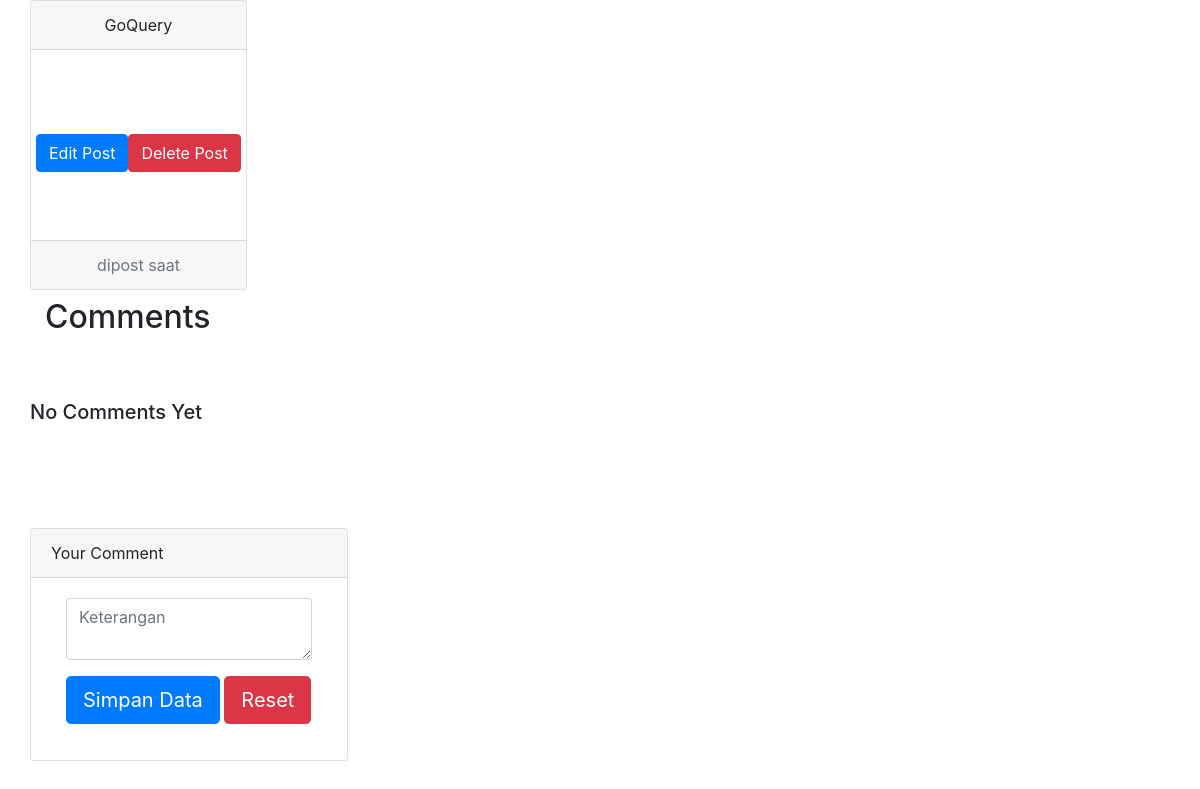
/forum/bang-cara-join-table-secara-gaib-7, run on an earlier commit of the app's database.
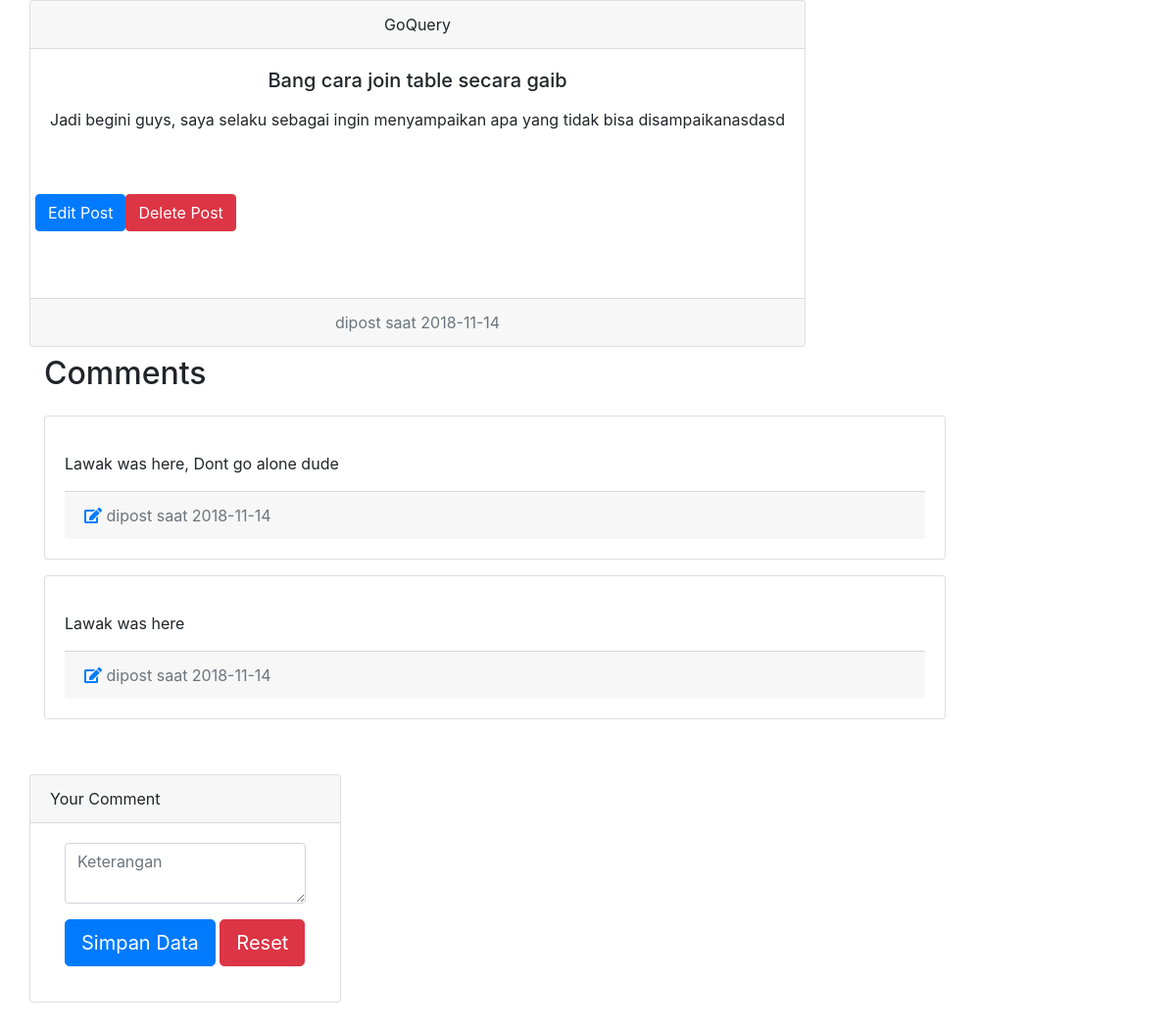
And on a later commit of the database.
### tables this page shows
CREATE TABLE `post` (
  `id_post` int(11) NOT NULL,
  `judul` varchar(100) NOT NULL,
  `slug` text NOT NULL,
  `tanggal` date NOT NULL,
  `created_by` varchar(30) DEFAULT NULL,
  `isi` text NOT NULL
);

CREATE TABLE `comment` (
  `id_comment` int(10) NOT NULL,
  `id_post` int(10) NOT NULL,
  `created_by` varchar(30) DEFAULT NULL,
  `isi` text NOT NULL,
  `tanggal` date NOT NULL
);

### application/controllers/Forum.php (called while the page is built, shortened)
<?php
class Forum extends CI_Controller {
  function __construct()
  {
      $this->load->model('M_forum');
      $this->load->model('M_comment');
  }
  public function detail_post(){
    if($this->uri->segment(2)){
      $slug = $this->uri->segment(2);
      $css = array();
      $id_post = $this->M_forum->get_id_post($slug);
      $data = array('title' => '',
                    'post' => $this->M_forum->get_post($slug),
                    'all_comment' => $this->M_comment->get_all_comment_by_id_post($id_post),
                    'css' => $css);
      $this->load->view('template/v_header', $data);
      $this->load->view('forum/v_forum_detail');
      $this->load->view('template/v_footer');
    }
  }
}

### index.php (called while the page is built, shortened)
<?php
require_once BASEPATH.'core/CodeIgniter.php';

### application/models/M_forum.php (called while the page is built, shortened)
<?php
class M_forum extends CI_Model {
  public function get_id_post($slug){
    $data = $this->db->select('id_post')
                    ->where('slug', $slug)
                    ->get('post');
    if($data->num_rows() > 0){
      return $data->row()->id_post;
    }else{
      return false;
    }
  }
  public function get_post($slug){
    $data = $this->db->where('slug', $slug)
                      ->limit(1)
                      ->get('post');
    if($data->num_rows() > 0){
      return $data->row();
    }else{
      return false;
    }
  }
}

### application/models/M_comment.php (called while the page is built, shortened)
<?php
class M_comment extends CI_Model {
	public function get_all_comment_by_id_post($id_post){
    $data = $this->db->where('id_post', $id_post)
                      ->get('comment');
    if($data->num_rows() > 0){
      return $data->result();
    }else{
      return false;
    }
  }
}

### application/views/forum/v_forum_detail.php (the view, shortened to what this page needs)
<div class="container">
  <div class="row">
    <div class="card text-center">
      <div class="card-header">
        GoQuery
      </div>
      <div class="card-body">
        <h5 class="card-title"><?=$post->judul?></h5>
        <p class="card-text"><?=$post->isi?></p>
        <div class="row py-5">
          <a href="<?=base_url('forum/'.$post->slug.'/edit')?>" class="btn btn-primary">Edit Post</a>
          <div class="">
            <form class="" action="delete" method="post">
              <input type="submit" class="btn btn-danger" value="Delete Post">
          </form>
          </div>
        </div>
      </div>
      <div class="card-footer text-muted">
        <?= 'dipost saat '.$post->tanggal?>
      </div>
    </div>
  </div>
  <h2 class="py-2">Comments</h2>
  <div class="row">
    <?php
    if(!empty($all_comment)){
     foreach ($all_comment as $comment){ ?>
        <div class="col-sm-10 py-2">
            <div class="card">
              <div class="card-body">
                <p class="card-text"><?=$comment->isi?></p>
                <div class="card-footer text-muted">
                  <a href="<?=base_url('comment/'.$comment->id_comment.'/edit')?>"><i class="fas fa-edit"></i></a>
                  <?= 'dipost saat '.$post->tanggal?>
                </div>
              </div>
            </div>
        </div>
    <?php }
        }else{
      echo "<h5 class='py-5'>No Comments Yet</h5>";
    } ?>
  </div>
  <div class="row py-5">
      <div class="card">
        <div class="card-header">
          Your Comment
        </div>
        <div class="card-body">
          <?php
          echo form_open_multipart('comment/insert');
          ?>
          <div class="col-md-12">
            <div class="form-group">
              <textarea name="isi_comment" class="form-control" placeholder="Keterangan" id="keterangan"></textarea>
            </div>
            <div class="form-group">
              <input type="submit" name="submit" value="Simpan Data" class="btn btn-primary btn-lg">
              <input type="reset" name="reset" value="Reset" class="btn btn-danger btn-lg">
            </div>
          </div>
          <?php echo form_close() ?>
        </div>
        </div>
  </div>
</div>

### application/views/template/v_header.php (shortened to what this page needs)
<!DOCTYPE html>
<html lang="en" dir="ltr">
  <head>
    <link rel="stylesheet" href="https://maxcdn.bootstrapcdn.com/bootstrap/4.0.0/css/bootstrap.min.css">
    <link rel="stylesheet" href="https://use.fontawesome.com/releases/v5.5.0/css/all.css">
  </head>
  <body>

### application/views/template/v_footer.php (shortened to what this page needs)
  </body>
</html>

What changed in the data, as far as the page shows it:
added post: judul "Bang cara join table secara gaib", isi "Jadi begini guys, saya selaku sebagai ingin menyampaikan apa yang tidak bisa disampaikanasdasd", tanggal "2018-11-14"
added comment: isi "Lawak was here, Dont go alone dude", id_post.tanggal "2018-11-14"
added comment: isi "Lawak was here", id_post.tanggal "2018-11-14"
Also different on the page:
text no longer shown: "No Comments Yet"
